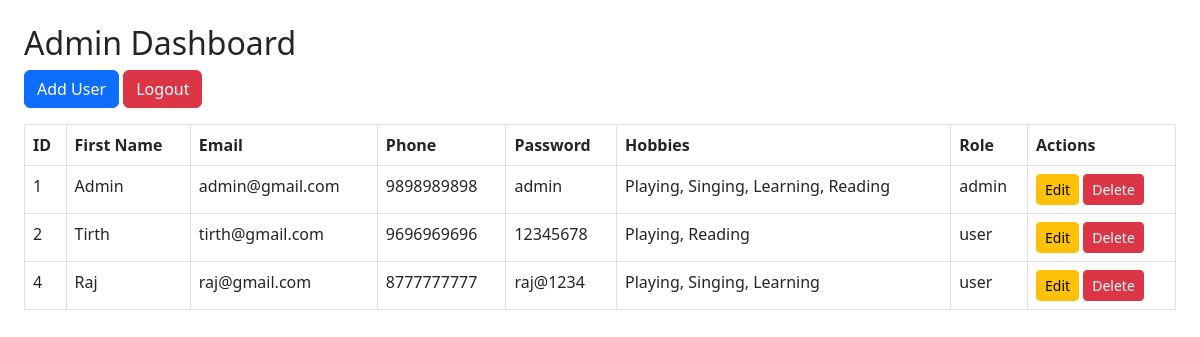
Page /admin_dashboard.php (signed in) on the committed database.
### tables this page shows
CREATE TABLE `users` (
  `id` int(11) NOT NULL,
  `first_name` varchar(50) DEFAULT NULL,
  `last_name` varchar(50) DEFAULT NULL,
  `email` varchar(100) DEFAULT NULL,
  `phone` varchar(15) DEFAULT NULL,
  `hobbies` varchar(255) DEFAULT NULL,
  `password` varchar(255) DEFAULT NULL,
  `cpassword` varchar(30) NOT NULL,
  `role` enum('admin','user') DEFAULT 'user'
);

### admin_dashboard.php (the view, shortened to what this page needs)
<?php
include 'db.php';
$result = mysqli_query($conn, "SELECT * FROM users");
?>
<!DOCTYPE html>
<html>
<head>
    <link href="https://cdn.jsdelivr.net/npm/bootstrap@5.3.0-alpha1/dist/css/bootstrap.min.css" rel="stylesheet">
</head>
<body class="p-4">
<h2>Admin Dashboard</h2>
<a href="add_user.php" class="btn btn-primary mb-3">Add User</a>
<a href="logout.php" class="btn btn-danger mb-3">Logout</a>
<table class="table table-bordered">
    <thead>
        <tr>
            <th>ID</th>
            <th>First Name</th>
            <th>Email</th>
            <th>Phone</th>
            <th>Password</th>
            <th>Hobbies</th>
            <th>Role</th>
            <th>Actions</th>
        </tr>
    </thead>
    <tbody>
    <?php while($user = mysqli_fetch_assoc($result)): ?>
        <tr>
            <td><?= $user['id'] ?></td>
            <td><?= $user['first_name'] ?></td>
            <td><?= $user['email'] ?></td>
            <td><?= $user['phone'] ?></td>
            <td><?= $user['password'] ?></td>
            <td><?= $user['hobbies'] ?></td>
            <td><?= $user['role'] ?></td>
            <td>
                <a href="edit_user.php?id=<?= $user['id'] ?>" class="btn btn-warning btn-sm">Edit</a>
                <a href="delete_user.php?id=<?= $user['id'] ?>" class="btn btn-danger btn-sm" onclick="return confirm('Delete this user?');">Delete</a>
            </td>
        </tr>
    <?php endwhile; ?>
    </tbody>
</table>
</body>
</html>

### rows in the picture
users: id "1", first_name "Admin", email "admin@gmail.com", phone "9898989898", password "admin", hobbies "Playing, Singing, Learning, Reading", role "admin"
users: id "2", first_name "Tirth", email "tirth@gmail.com", phone "9696969696", password "12345678", hobbies "Playing, Reading", role "user"
users: id "4", first_name "Raj", email "raj@gmail.com", phone "8777777777", password "raj@1234", hobbies "Playing, Singing, Learning", role "user"
